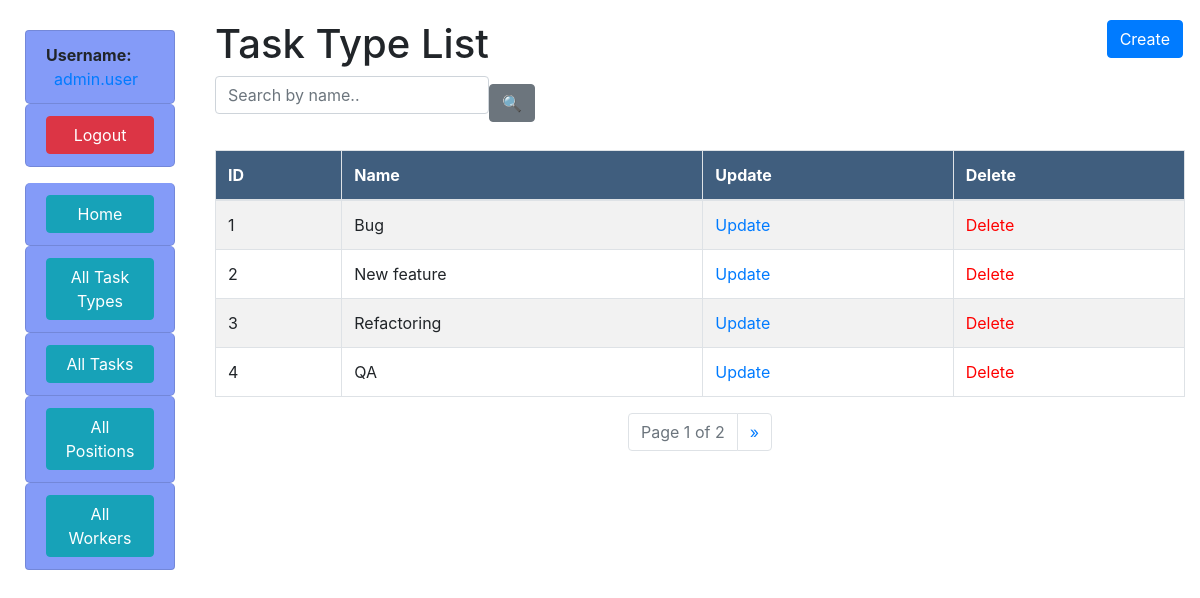
Page /task-types/ (signed in) on the committed database.
### task/models.py (models this page shows, shortened)
class Worker(AbstractUser):
    position = models.ForeignKey(
        "Position",
        on_delete=models.CASCADE,
        related_name="workers",
        blank=True,
        null=True
    )
    class Meta:
        ordering = ["position"]
        verbose_name = "worker"
        verbose_name_plural = "workers"
    def get_absolute_url(self):
        return reverse("task:worker-detail", kwargs={"pk": self.pk})

class TaskType(models.Model):
    name = models.CharField(max_length=255, unique=True)
    class Meta:
        verbose_name = "task type"
        verbose_name_plural = "task types"

### task/views.py (the view)
# urls.py: path("task-types/", TaskTypeListView.as_view(), name="task-type-list"),
class TaskTypeListView(LoginRequiredMixin, generic.ListView):
    model = TaskType
    template_name = "task/task_type_list.html"
    context_object_name = "task_type_list"
    paginate_by = 4
    def get_context_data(self, *, object_list=None, **kwargs):
        context = super().get_context_data(**kwargs)
        name = self.request.GET.get("name", "")
        context["search_form"] = NameSearchForm(initial={"name": name})
        return context
    def get_queryset(self):
        queryset = TaskType.objects.all()
        name = self.request.GET.get("name")
        if name:
            return queryset.filter(name__icontains=name)
        return queryset

### task/forms.py
class NameSearchForm(forms.Form):
    name = forms.CharField(
        max_length=255,
        required=False,
        label="",
        widget=forms.TextInput(attrs={"placeholder": "Search by name.."})
    )

### task/templatetags/query_transform.py (called while the page is built)
@register.simple_tag
def query_transform(request, **kwargs):
    updated = request.GET.copy()
    for key, value in kwargs.items():
        if value is not None:
            updated[key] = value
        else:
            updated.pop(key, 0)
    return updated.urlencode()

### templates/task/task_type_list.html
{% extends "base.html" %}
{% block content %}
  <h1>Task Type List
    <a href="{% url 'task:task-type-create' %}" class="btn btn-primary link-to-page">Create</a>
  </h1>
  {% include "includes/search_form.html" %}
  {% if task_type_list %}
    <table class="table table-striped">
      <thead>
        <tr>
          <th>ID</th>
          <th>Name</th>
          <th>Update</th>
          <th>Delete</th>
        </tr>
      </thead>
      <tbody>
        {% for task_type in task_type_list %}
          <tr>
            <td>{{ task_type.id }}</td>
            <td>{{ task_type.name }}</td>
            <td>
              <a href="{% url 'task:task-type-update' task_type.id %}">Update</a>
            </td>
            <td>
              <a href="{% url 'task:task-type-delete' task_type.id %}" class="delete-color">Delete</a>
            </td>
          </tr>
        {% endfor %}
      </tbody>
    </table>
  {% else %}
    <p>There are no task types yet.</p>
  {% endif %}
{% endblock %}

### templates/includes/sidebar.html (shortened to what this page needs)
<ul class="list-group sidebar-nav sticky-sidebar">
  {% if user.is_authenticated %}
    <li class="list-group-item sidebar-bg-color">
      <span class="font-weight-bold">Username:</span>
      <a href="{{ user.get_absolute_url }}" class="ml-2">{{ user.username }}</a>
    </li>
    <li class="list-group-item sidebar-bg-color mb-3">
      <a href="{% url 'logout' %}" class="btn btn-danger btn-block">Logout</a>
    </li>
  {% endif %}
  <li class="list-group-item sidebar-bg-color">
    <a href="{% url 'task:index' %}" class="btn btn-info btn-block">Home</a>
  </li>
  <li class="list-group-item sidebar-bg-color">
    <a href="{% url 'task:task-type-list' %}" class="btn btn-info btn-block">All Task Types</a>
  </li>
  <li class="list-group-item sidebar-bg-color">
    <a href="{% url 'task:task-list' %}" class="btn btn-info btn-block">All Tasks</a>
  </li>
  <li class="list-group-item sidebar-bg-color">
    <a href="{% url 'task:position-list' %}" class="btn btn-info btn-block">All Positions</a>
  </li>
  <li class="list-group-item sidebar-bg-color">
    <a href="{% url 'task:worker-list' %}" class="btn btn-info btn-block">All Workers</a>
  </li>
</ul>

### static/css/styles.css (style rules this page uses)
body { margin-top: 20px; }
.link-to-page { float: right; margin: 0 2px 0 2px; }
.sidebar-bg-color { background-color: rgb(132, 155, 248); }
.list-group-item { border-radius: 5px; }
.table { margin-top: 20px; }
.table th { background-color: #405e7e; color: #fff; border: 1px solid #dee2e6; }
.table td { border: 1px solid #dee2e6; vertical-align: middle; }
.sticky-sidebar { position: sticky; top: 0; z-index: 1; padding: 10px; }
.delete-color { color: red; }

### rows in the picture
Worker: username "admin.user"
TaskType: id "1", name "Bug"
TaskType: id "2", name "New feature"
TaskType: id "3", name "Refactoring"
TaskType: id "4", name "QA"

### other values in the picture
{{ page_obj.number }} "1"
{{ paginator.num_pages }} "2"
